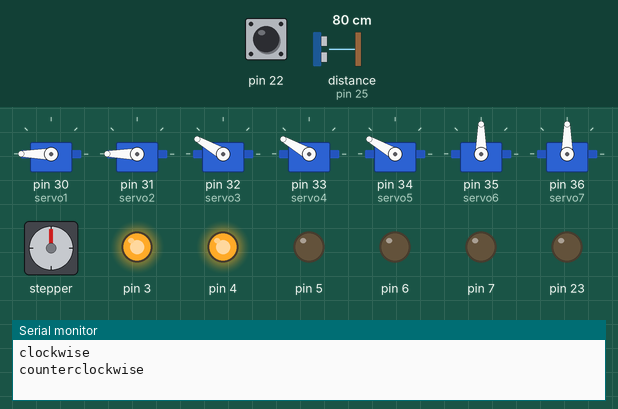
The sketch below on a simulated Arduino Mega 2560, built with avr-gcc and run on an emulated ATmega2560. On the bench: 7 × servo, stepper motor, output pins drawn as LEDs (lit = HIGH), the last lines printed to the serial monitor. Inputs (shaded band) come from the test bench; at power-on: pin 22 LOW, distance to the obstacle (sensor on pin 25) 80 cm. The echo pulse lasts 58.3 µs per cm; stepper angles assume 200 steps per turn; pins used as bus, display or sensor lines are not drawn.

Above: at 13.4 s.
13.5 s: pin 22 pulsed HIGH 5 times (0.12 s each, 0.3 s apart)
At 14.9 s:
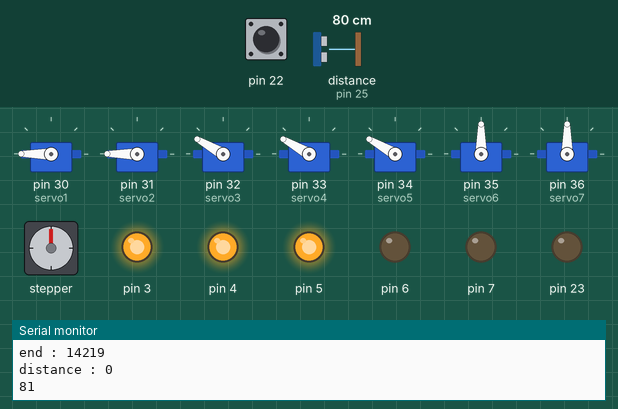
At 19.4 s:
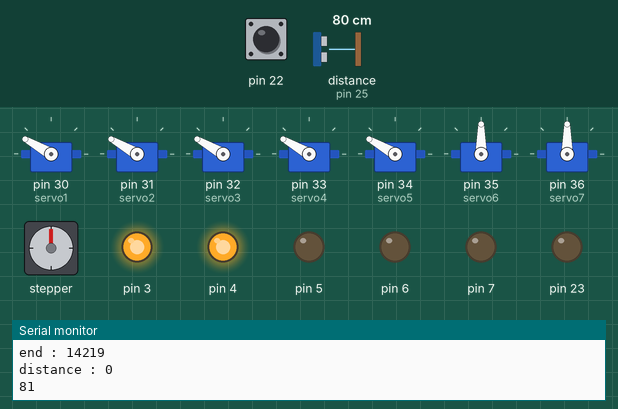
Timing chart, 0 to 28.0 s (numbered marks = the images above; inputs shaded):
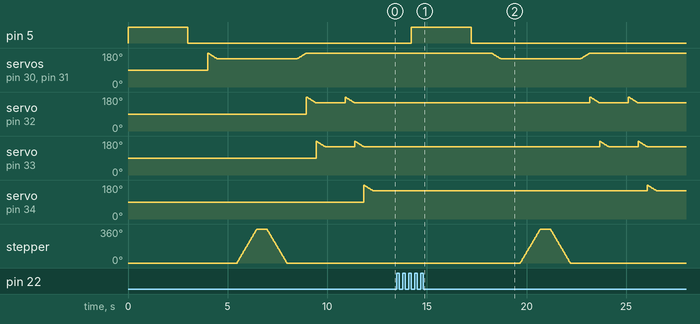

Measured:
- after the input at 13.5 s, pin 5: LOW → HIGH after 0.73 s, → LOW 3.0 s later; servo on pin 32 (servo3): ramps from 180° to 150° and jumps back, once every 1.9 s; servo on pin 33 (servo4): ramps from 179° to 150° and jumps back, once every 1.9 s; stepper: turns 360° clockwise in 0.99 s, then 360° counter-clockwise in 0.99 s

The sketch:

19203_arduinoc_ode.ino
```cpp
// steper motor
#include <Stepper.h>
const int stepsPerRevolution = 200;
Stepper myStepper(stepsPerRevolution, 8, 9, 10, 11);
// arms
#include <Servo.h>
Servo servo1;
Servo servo2;
Servo servo3;
Servo servo4;
Servo servo5;
Servo servo6;
Servo servo7;
int pos = 0;
// ultra
#define trig 26
#define echo 25
int distanceus = 0, t = 0;

// ir
unsigned long beginTime = 0;
unsigned long endTime;
unsigned long distance[3];
int i = 0;
unsigned long sp = 4.5;
int cir = 0;


void setup() {

  // convey
  digitalWrite(3, HIGH); //gate1
  pinMode(3, OUTPUT);
  pinMode(5, OUTPUT);
  pinMode(6, OUTPUT);

  digitalWrite(4, HIGH); //gate2
  pinMode(4, OUTPUT);
  pinMode(7, OUTPUT);
  pinMode(8, OUTPUT);
  // hand one
  digitalWrite(3, HIGH);
  pinMode(3, OUTPUT);
  pinMode(5, OUTPUT);
  pinMode(6, OUTPUT);
  // hand two
  digitalWrite(4, HIGH);
  pinMode(4, OUTPUT);
  pinMode(7, OUTPUT);
  pinMode(8, OUTPUT);
  // arms
  servo1.attach(30);
  servo2.attach(31);
  servo3.attach(32);
  servo4.attach(33);
  servo5.attach(34);
  servo6.attach(35);
  servo7.attach(36);

  // steper motor
  // set the speed at 60 rpm:
  myStepper.setSpeed(60);
  // initialize the serial port:
  Serial.begin(9600);

  // moving ir
  digitalWrite(3, HIGH);
  pinMode(3, OUTPUT);
  pinMode(5, OUTPUT);
  pinMode(6, OUTPUT);
  //
  //
  //
  // ultra
  Serial.begin(9600);
  pinMode(trig, OUTPUT);
  pinMode(echo, INPUT);
  // ir
  pinMode(22, INPUT);
  Serial.begin(9600);
  pinMode(23, OUTPUT);
  mechanism(1);

}

void loop() {
  i = 0;
  // dc beta3 ir
  while (i < 3)
  {
    digitalWrite(13, HIGH);
    digitalWrite(14, LOW);
    //
    // ir
    if (digitalRead(22) == 1)
    {
      beginTime = millis();
      while (digitalRead(22))
        endTime = millis();
      digitalWrite(13, LOW);
      Serial.print("begin : ");
      Serial.println(beginTime);
      Serial.print("end : ");
      Serial.println(endTime);
      distance[i] = endTime - beginTime;
      distance[i] *=  sp;
      distance[i] /=  1000;
      Serial.print("distance : ");
      Serial.println(distance[i]);
      if (i == 2)
      {
        digitalWrite(trig, LOW);
        delayMicroseconds(5);
        digitalWrite(trig, HIGH);
        delayMicroseconds(10);
        digitalWrite(trig, LOW);
        t = pulseIn(echo, HIGH);
        distanceus = t / 57;
        Serial.println(distanceus);
        if (distanceus < 2)
        {
          //increase the cutting distance
        }
        if ((distance[0] > 1 || distance[0] < 4) && (distance[1] > 1 || distance[1] < 4) && (distance[2] > 1 || distance[2] < 4))
        {
          //positive feed back
          mechanism(1);
        }
        else if (distance[0] > 3 && distance[1] > 3 && distance[2] > 3 )
        {
          //moving mechanism motor
          //greater than 3
          mechanism(2);
        }
      }
      i++;
    }
    delay(50);
  }
  //  Serial.println(millis());
  //  digitalWrite(23, HIGH);
  // ultra

  delay(300);
  //

}

void mechanism(int x)
{
  if (x == 1)
  {
    // convey
    /*------------------------*/
    digitalWrite(5, HIGH); //gate1
    digitalWrite(6, LOW);
    delay(3000);
    digitalWrite(5, LOW);

    digitalWrite(7, LOW); //gate2
    digitalWrite(8, LOW);
    //..................................
  }
  else
  {
    //from 1 : 4
    digitalWrite(7, HIGH); //gate1
    digitalWrite(8, LOW);
    delay(3000);
    digitalWrite(7, LOW);
    digitalWrite(5, LOW); //gate2
  }

  //hand one and two open
  digitalWrite(13, HIGH);
  digitalWrite(14, LOW);
  digitalWrite(17, HIGH);
  digitalWrite(18, LOW);
  delay(1000);

  digitalWrite(13, LOW);
  digitalWrite(17, LOW);
  // arm one and two forward
  for (pos = 180; pos >= 150; pos -= 1)
  {
    servo1.write(pos);
    servo2.write(pos);
    delay(15);
  }

  //hand one and two close
  digitalWrite(14, HIGH);
  digitalWrite(13, LOW);
  digitalWrite(18, HIGH);
  digitalWrite(17, LOW);
  delay(1000);

  digitalWrite(14, LOW);
  digitalWrite(18, LOW);
  /*..............................*/
  //steper motor
  // step one revolution in one direction:
  Serial.println("clockwise");
  myStepper.step(stepsPerRevolution);
  delay(500);

  // step one revolution in the other direction:
  Serial.println("counterclockwise");
  myStepper.step(-stepsPerRevolution);
  delay(500);
  /*................................*/
  // arm one and two backward
  for (pos = 150 ; pos <= 180; pos += 1)
  {
    servo1.write(pos);
    servo2.write(pos);
    delay(15);
  }
  // arm one bases rotate forward
  for (pos = 180; pos >= 150; pos -= 1)
  {
    servo3.write(pos);
    delay(15);
  }
  // arm two bases rotate forward
  for (pos = 180; pos >= 150; pos -= 1)
  {
    servo4.write(pos);
    delay(15);
  }
  //hand one and two open
  digitalWrite(13, HIGH);
  digitalWrite(14, LOW);
  digitalWrite(17, HIGH);
  digitalWrite(18, LOW);
  delay(1000);

  digitalWrite(14, LOW);
  digitalWrite(18, LOW);
  // arm one bases rotate backward
  for (pos = 180; pos >= 150; pos -= 1)
  {
    servo3.write(pos);
    delay(15);
  }
  // arm two bases rotate backward
  for (pos = 180; pos >= 150; pos -= 1)
  {
    servo4.write(pos);
    delay(15);
  }
  // moving ir
  for (pos = 180; pos >= 150; pos -= 1)
  {
    servo5.write(pos);
    delay(15);
  }
}
```
